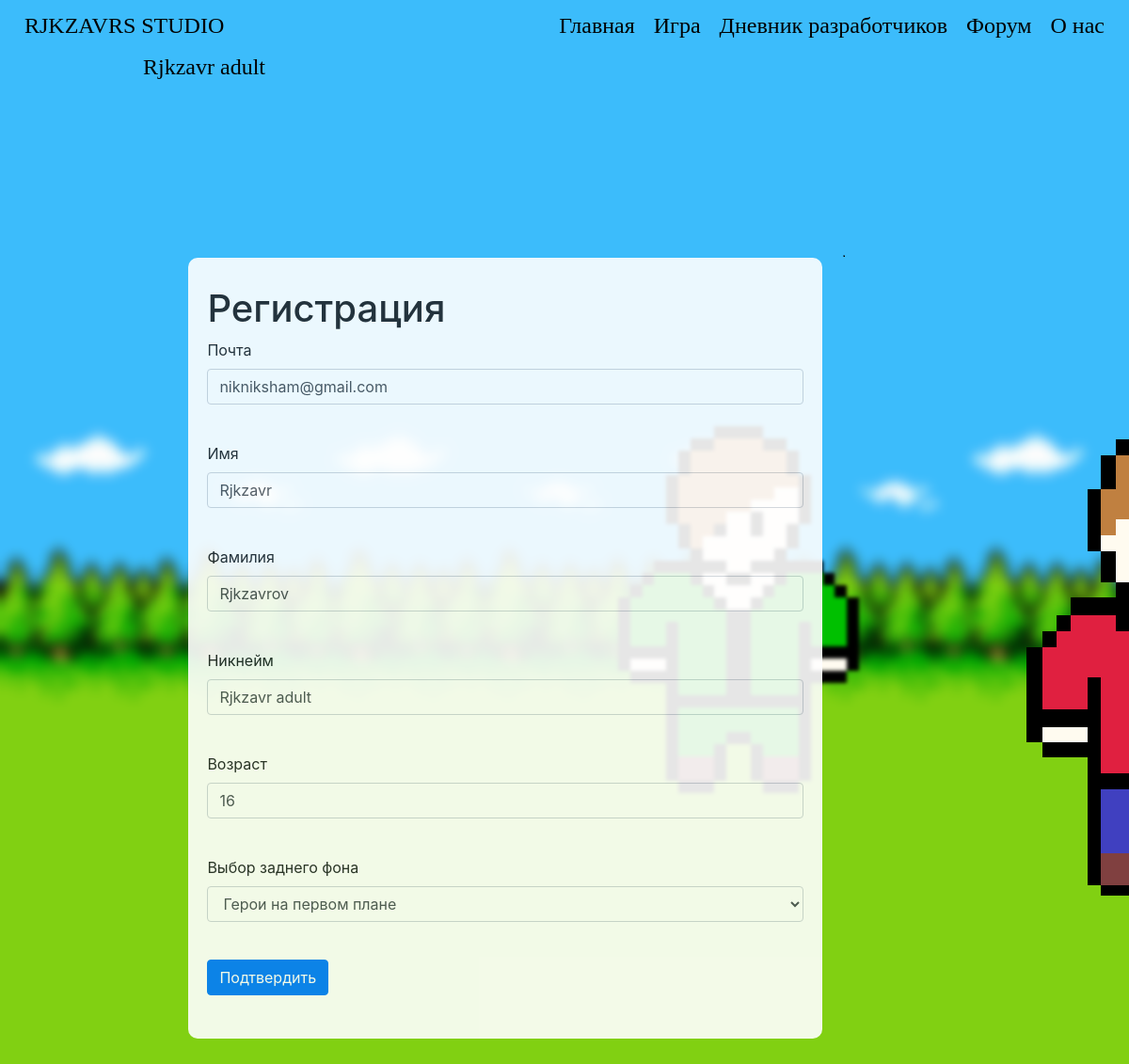
Page /edit_account/ (signed in) on the earlier database version.
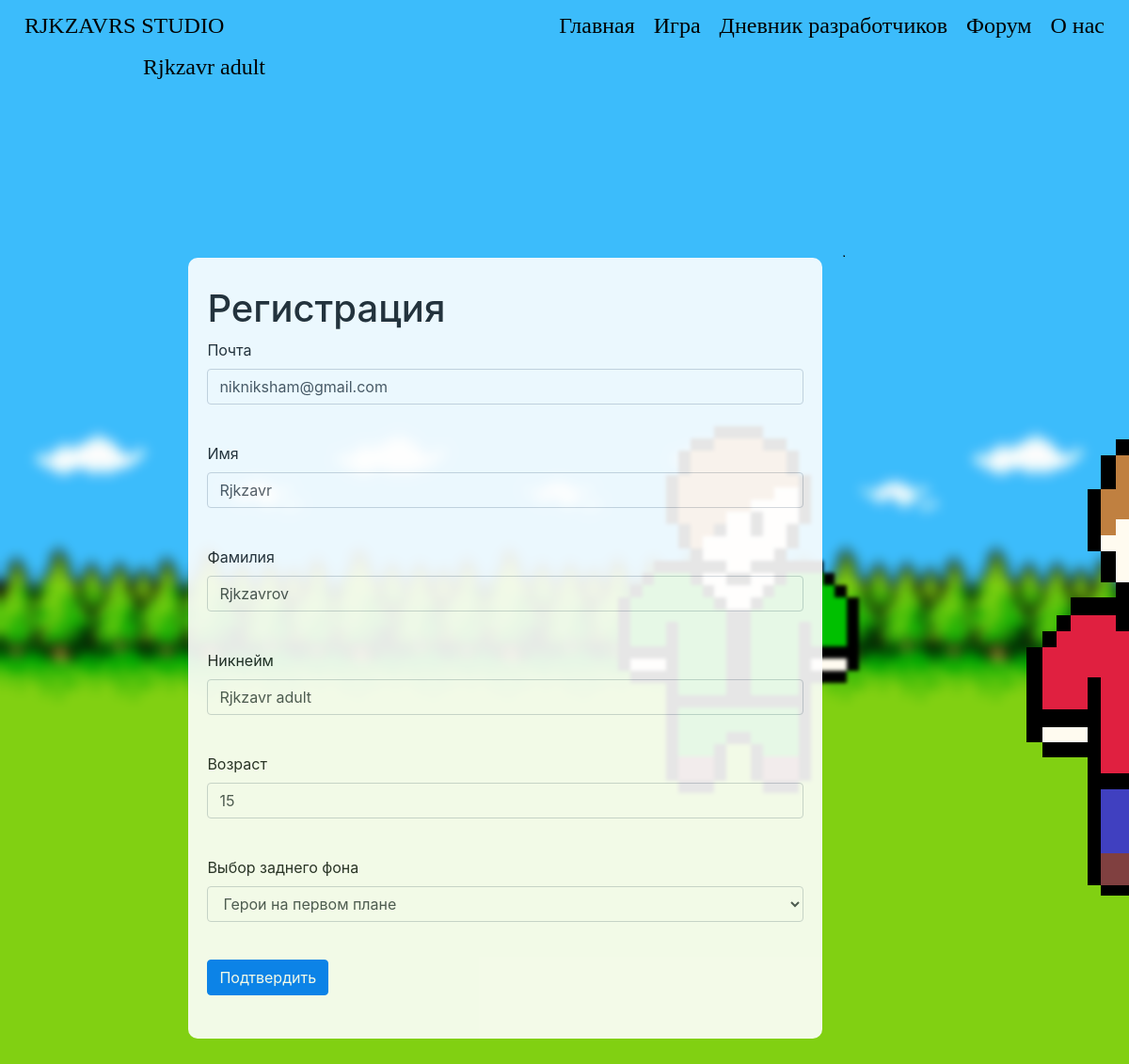
Same page on the later database version.
### data/users.py (models this page shows, shortened)
class User(SqlAlchemyBase, UserMixin, SerializerMixin):
    __tablename__ = 'user'
    id = sqlalchemy.Column(sqlalchemy.Integer, primary_key=True, autoincrement=True)
    surname = sqlalchemy.Column(sqlalchemy.String, nullable=True)
    name = sqlalchemy.Column(sqlalchemy.String, nullable=True)
    age = sqlalchemy.Column(sqlalchemy.Integer, nullable=True)
    nickname = sqlalchemy.Column(sqlalchemy.String, nullable=True)
    email = sqlalchemy.Column(sqlalchemy.String, index=True, unique=True, nullable=True)
    hashed_password = sqlalchemy.Column(sqlalchemy.String, nullable=True)
    created_date = sqlalchemy.Column(sqlalchemy.DateTime)
    status = sqlalchemy.Column(sqlalchemy.Integer, nullable=True, default=0)
    background_image_id = sqlalchemy.Column(sqlalchemy.Integer, nullable=True, default=0)
    publications = orm.relation('Publications')
    developers_diary = orm.relation('DevelopersDiary')
    comments = orm.relation('Comments')

### run.py (the view, shortened to what this page needs)
@app.route('/edit_account/', methods=['GET', 'POST'])
@login_required
def edit_account():
    form = EditAccountForm()
    if request.method == "GET":
        form.email.data = current_user.email
        form.name.data = current_user.name
        form.surname.data = current_user.surname
        form.nickname.data = current_user.nickname
        form.age.data = current_user.age
    return render_template("Edit_Account.html", form=form, style=url_for('static', filename='css/style.css'),
                           bgimg=url_for('static', filename='img/background_img_1.png'))

### data/forms.py
class EditAccountForm(FlaskForm):
    email = EmailField('Почта', validators=[DataRequired()])
    name = StringField('Имя', validators=[DataRequired()])
    surname = StringField('Фамилия', validators=[DataRequired()])
    nickname = StringField('Никнейм', validators=[DataRequired()])
    age = StringField('Возраст', validators=[DataRequired()])
    choices = [(0, 'Герои на первом плане'), (1, '"Логотип" Обои'), (2, 'Гг'), (3, 'Игра')]
    background_image_id = SelectField('Выбор заднего фона', choices=choices, validators=[DataRequired()],
                                      default=choices[0])
    submit = SubmitField("Подтвердить")

### data/db_session.py (called while the page is built)
def create_session() -> Session:
    global __factory
    return __factory()

### run.py (called while the page is built)
@login_manager.user_loader
def load_user(user_id):
    session = db_session.create_session()
    return session.query(User).get(user_id)

### templates/Edit_Account.html (shortened to what this page needs)
{% extends "base.html" %}
{% block content %}
<h1>Регистрация</h1>
<form action="" method="post">
    <p>
        {{ form.email.label }}<br>
        {{ form.email(class="form-control", type="email") }}<br>
    </p>
    <p>
        {{ form.name.label }}<br>
        {{ form.name(class="form-control") }}<br>
    </p>
    <p>
        {{ form.surname.label }}<br>
        {{ form.surname(class="form-control") }}<br>
    </p>
    <p>
        {{ form.nickname.label }}<br>
        {{ form.nickname(class="form-control") }}<br>
    </p>
    <p>
        {{ form.age.label }}<br>
        {{ form.age(class="form-control") }}<br>
    </p>
    <p>
        {{ form.background_image_id.label }}<br>
        {{ form.background_image_id(class="form-control") }}<br>
    </p>
    <p>{{ form.submit(type="submit", class="btn btn-primary") }}</p>
</form>
{% endblock %}

### templates/base.html (shortened to what this page needs)
<!doctype html>
<html lang="ru">
<head>
    <link rel="stylesheet"
          href="https://stackpath.bootstrapcdn.com/bootstrap/4.4.1/css/bootstrap.min.css"
>
    <link rel="stylesheet" href={{style}}>
</head>
<body>
<header class="navbar navbar-light">
    <div class="left-head">
        <a href="/about/"><h4 class="asd">RJKZAVRS STUDIO</h4></a>
    </div>
    <div class="center-head">
        <div>
            <a href="/" class="header-a"><h4 class="asd">Главная</h4></a>
            <a href="/" class="header-a"><h4 class="asd">Игра</h4></a>
            <a href="/DevelopersDiary" class="header-a"><h4 class="asd">Дневник разработчиков</h4></a>
            <a href="/" class="header-a"><h4 class="asd">Форум</h4></a>
            <a href="/about/" class="header-a"><h4 class="asd">О нас</h4></a>
        </div>
    </div>
    <div class="right-head">
        {% if current_user.is_authenticated %}
        <a class="navbar-brand" href="/account"><h4 class="asd">{{ current_user.nickname }}</h4></a>
        {% else %}
        <a href="/login"><h4 class="asd">Войти</h4></a>
        <a href="/register"><h4 class="asd">Зарегестрироваться</h4></a>
        {% endif %}
    </div>
</header>
<main role="main">
    <div class="main-block">
        <div class="center-column">
            <div class="center-column-block">
                {% block content %}{% endblock %}
            </div>
        </div>
    </div>
</main>
</body>
</html>

Differences in the rows shown:
changed User "Rjkzavr adult": age "16" → "15"
